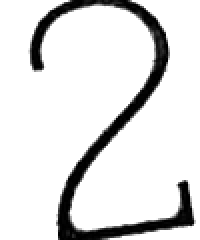
#> input picture card_detection/imgs/ranks/2-14.png, 100 x 120 px, given in place of symbols.png, which was not available (shown 2 times larger)
$ python -i process.py   (imports and definitions only)
#> lines starting #> are read from the running program, lines starting #| are printed output that depends on the picture; after the words box and inside, x2 and y2 are one past the last pixel; in counts of white or black regions, pixels touching at a corner belong together; pictures that were not available may be replaced by others from this repository, and a replacement may not be noted
### card_detection.py
from imutils import perspective
import cv2
import math
import sys
import numpy as np

file = 'cards_02.png'

card_symbols = {
    0: "H", 1: "D", 2: "C", 3: "S"
}

if len(sys.argv) == 2:
    file = sys.argv[1]

# generate a digit set
valueSize, baseline = cv2.getTextSize('123456789VDRA',
                                      cv2.FONT_HERSHEY_SIMPLEX, 1, 2)

# create an image for the values (0 is useless because if we find 1 it is 10)
values_img = np.zeros((valueSize[1] + 7, valueSize[0]), np.uint8)
cv2.putText(values_img, '123456789VDRA', (0, valueSize[1] + 2),
            cv2.FONT_HERSHEY_SIMPLEX, 1, (255, 255, 255), 2)

symbols_img = cv2.imread('symbols.png', cv2.IMREAD_GRAYSCALE)
#> symbols_img is the input picture: shape (120, 100); min 0, max 255, mean 222.9
ret, symbols_img = cv2.threshold(symbols_img, 170, 255, cv2.THRESH_BINARY_INV)
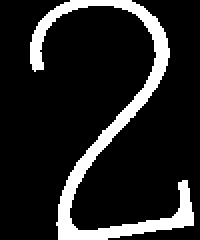
#> symbols_img: shape (120, 100) (shown 2 times larger); 13.9% white; 1 white region

# find contours of all values and symbols
cnts_val, hierarchy = cv2.findContours(values_img, cv2.RETR_EXTERNAL,
                                       cv2.CHAIN_APPROX_SIMPLE)
cnts_sym, hierarchy = cv2.findContours(symbols_img, cv2.RETR_EXTERNAL,
                                       cv2.CHAIN_APPROX_SIMPLE)
#> cnts_sym = 1 contour; box (x1, y1, x2, y2) and area: (15, 0, 97, 120) 1402

# sort symbols from left to right
cnts_val = sorted(cnts_val, key=lambda c: cv2.boundingRect(c)[0])
cnts_sym = sorted(cnts_sym, key=lambda c: cv2.boundingRect(c)[0])

values = []
for c in cnts_val:
    x, y, w, h = cv2.boundingRect(c)
    values.append(values_img[y:y + h, x:x + w])

symbols = []
for c in cnts_sym:
    x, y, w, h = cv2.boundingRect(c)
    symbols.append(symbols_img[y:y + h, x:x + w])
#> this loop made 1 pass
#> (x, y, w, h) on pass 1: (15, 0, 82, 120)
#> after the loop, symbols = 1 item

# Load an image and detect contours to find cards
ocard = cv2.imread(file, cv2.IMREAD_COLOR)
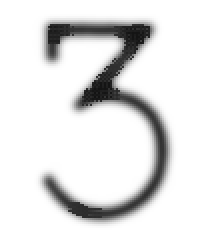
#> input picture card_detection/imgs/ranks/3-133.png, 100 x 120 px, given in place of cards_02.png, which was not available (shown 2 times larger)
#> ocard is the input picture: shape (120, 100, 3); min 19, max 255, mean 225.9
card = ocard.copy()
gcard = cv2.cvtColor(card, cv2.COLOR_BGR2GRAY)

# canny
canny = cv2.Canny(gcard, 100, 200)
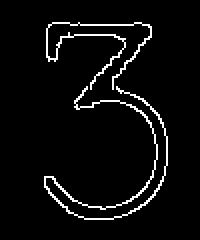
#> canny: shape (120, 100) (shown 2 times larger); 4.6% white in thin lines or dots, all inside (x1, y1, x2, y2) = (22, 11, 84, 110)
# find contours of all values and symbols
cnts, hierarchy = cv2.findContours(canny, cv2.RETR_EXTERNAL,
                                   cv2.CHAIN_APPROX_SIMPLE)
#> cnts = 2 contours; box (x1, y1, x2, y2) and area: (22, 43, 84, 110) 78, (23, 11, 76, 45) 34

output = []

for c in cnts:
    if cv2.contourArea(c) > 500:
        # find the 4 points of the card
        epsilon = 0.15 * cv2.arcLength(c, True)
        approx = cv2.approxPolyDP(c, epsilon, True)

        if len(approx) == 4:
            pts1 = []
            for point in approx:
                (x, y) = point[0]
                pts1.append([x, y])

            # order the points in clockwise order and calculate width & height
            pts1_cw = perspective.order_points(np.array(pts1))
            w_top = math.sqrt((pts1_cw[0][0] - pts1_cw[1][0]) ** 2 + (
                    pts1_cw[0][1] - pts1_cw[1][1]) ** 2)
            w_bottom = math.sqrt((pts1_cw[3][0] - pts1_cw[2][0]) ** 2 + (
                    pts1_cw[3][1] - pts1_cw[2][1]) ** 2)
            width = int(max(w_top, w_bottom))
            h_left = math.sqrt((pts1_cw[0][0] - pts1_cw[3][0]) ** 2 + (
                    pts1_cw[0][1] - pts1_cw[3][1]) ** 2)
            h_right = math.sqrt((pts1_cw[1][0] - pts1_cw[2][0]) ** 2 + (
                    pts1_cw[1][1] - pts1_cw[2][1]) ** 2)
            height = int(max(h_left, h_right))

            # create a image from the corner points
            pts1 = np.array([pts1_cw[0], pts1_cw[1], pts1_cw[3], pts1_cw[2]],
                            dtype="float32")
            pts2 = np.array([[0, 0], [width, 0], [0, height], [width, height]],
                            dtype="float32")
            # fix the image perspective
            matrix = cv2.getPerspectiveTransform(pts1, pts2)
            flat_card = cv2.warpPerspective(gcard, matrix, (width, height))
            if width > height:  # landscape
                flat_card = cv2.rotate(flat_card,
                                       cv2.ROTATE_90_COUNTERCLOCKWISE)
            # thresh the extracted card
            ret, thresh = cv2.threshold(flat_card, 140, 255,
                                        cv2.THRESH_BINARY_INV)
            # extract the top left corner to keep value and symbol
            h, w = thresh.shape[:2]
            thresh = thresh[0:int(h * 0.3), 0:int(w * 0.25)]
            # find contours on the card to extract the value and symbol
            cur_cnts, hierarchy = cv2.findContours(thresh, cv2.RETR_EXTERNAL,
                                                   cv2.CHAIN_APPROX_SIMPLE)
            # remove fake detection
            cur_cnts = [cc for cc in cur_cnts if cv2.contourArea(cc) > 50]
            # keep only the contour of the value and the symbol
            cur_cnts.sort(key=lambda c: cv2.boundingRect(c)[0])
            cur_cnts = cur_cnts[:2]
            # be sure to always have the value before the symbol
            cur_cnts.sort(key=lambda c: cv2.boundingRect(c)[1])

            # compare value
            brect = cv2.boundingRect(cur_cnts[0])
            x, y, w, h = brect
            roi = thresh[y:y + h, x:x + w]
            percent_white_pix = 0
            value = '?'
            for i, v in enumerate(values):
                scaled_roi = cv2.resize(roi, v.shape[:2][::-1])
                bitwise = cv2.bitwise_and(v, cv2.bitwise_xor(scaled_roi, v))
                before = np.sum(v == 255)
                matching = 100 - (np.sum(bitwise == 255) / before * 100)
                if percent_white_pix < matching:
                    percent_white_pix = matching
                    value = '123456789VDRA'[i]

            # compare symbol
            brect = cv2.boundingRect(cur_cnts[1])
            x, y, w, h = brect
            roi = thresh[y:y + h, x:x + w]
            percent_white_pix = 0
            symbol = -1
            for i, s in enumerate(symbols):
                scaled_roi = cv2.resize(roi, s.shape[:2][::-1])
                bitwise = cv2.bitwise_and(s, cv2.bitwise_xor(scaled_roi, s))
                before = np.sum(v == 255)
                matching = 100 - (np.sum(bitwise == 255) / before * 100)
                if percent_white_pix < matching:
                    percent_white_pix = matching
                    symbol = i

            card_info = {
                'value': '10' if value == '1' else value,
                'symbol': symbol
            }
            output.append(card_info)
#> this loop made 2 passes
#> after the loop, output = []

def card_to_string(card_info, card_symbols):
    return f"{card_info['value']}{card_symbols[card_info['symbol']]}"

# Print the output
output_string = "".join(card_to_string(card_info, card_symbols) for card_info in output)
print(output_string)

### card_detection/current/process.py
import cv2
import numpy as np
from card_detection.current import augment
from card_detection.models import model_wrapper
from card_detection.helper import constants


# [93 lines left out: functions findContours, flatten_card, get_corner_snip, not called in this run]


def split_rank_and_suit(cropped_images):
    rank_suit_mapping = []

    for img, original in cropped_images:

        # find the contours (we want the rank and suit contours)
        contours, hier = cv2.findContours(img, cv2.RETR_EXTERNAL, cv2.CHAIN_APPROX_NONE)

        # find the largest two contours
        highest_two = dict()
        for cnt in contours:
            area = cv2.contourArea(cnt)
            # if area < 2000, its not of relevance to us, so just fill it with black
            if area < 2000:
                cv2.fillPoly(img, pts=[cnt], color=0)
                continue

            perimeter = cv2.arcLength(cnt, closed=True)
            # append the contour and the perimeter
            highest_two[area] = [cnt, perimeter]

        # select the largest two in this image
        mapping = []

        for area in sorted(highest_two)[0:2]:
            cnt = highest_two[area][0]
            perimeter = highest_two[area][1]
            approx = cv2.approxPolyDP(cnt, 0.02 * perimeter, closed=True)
            x, y, w, h = cv2.boundingRect(approx)
            crop = original[y : y + h][:]

            sharpened = augment.contrast(crop, 30)

            for i in range(sharpened.shape[0]):
                for j in range(sharpened.shape[1]):
                    if sharpened[i, j] < 220:
                        sharpened[i, j] = max(0, sharpened[i, j] - 100)
                    if sharpened[i, j] > 221:
                        sharpened[i, j] = 255

            mapping.append([sharpened, y])

        # store rank and then suit
        mapping.sort(key=lambda x: x[1])

        for m in mapping:
            del m[1]

        # # now we don't need the last item so we can remove
        if mapping and len(mapping) == 2:
            rank_suit_mapping.append([mapping[0][0], mapping[1][0]])
#> this loop made 0 passes
#> after the loop, rank_suit_mapping = []

    return rank_suit_mapping


# [60 lines left out: functions eval_rank_suite, show_text, not called in this run]

>>> import cv2
>>> picture = cv2.imread('../imgs/ranks/2-14.png', cv2.IMREAD_GRAYSCALE)
#> (the run stopped early here; a loop or call above may not have finished)
